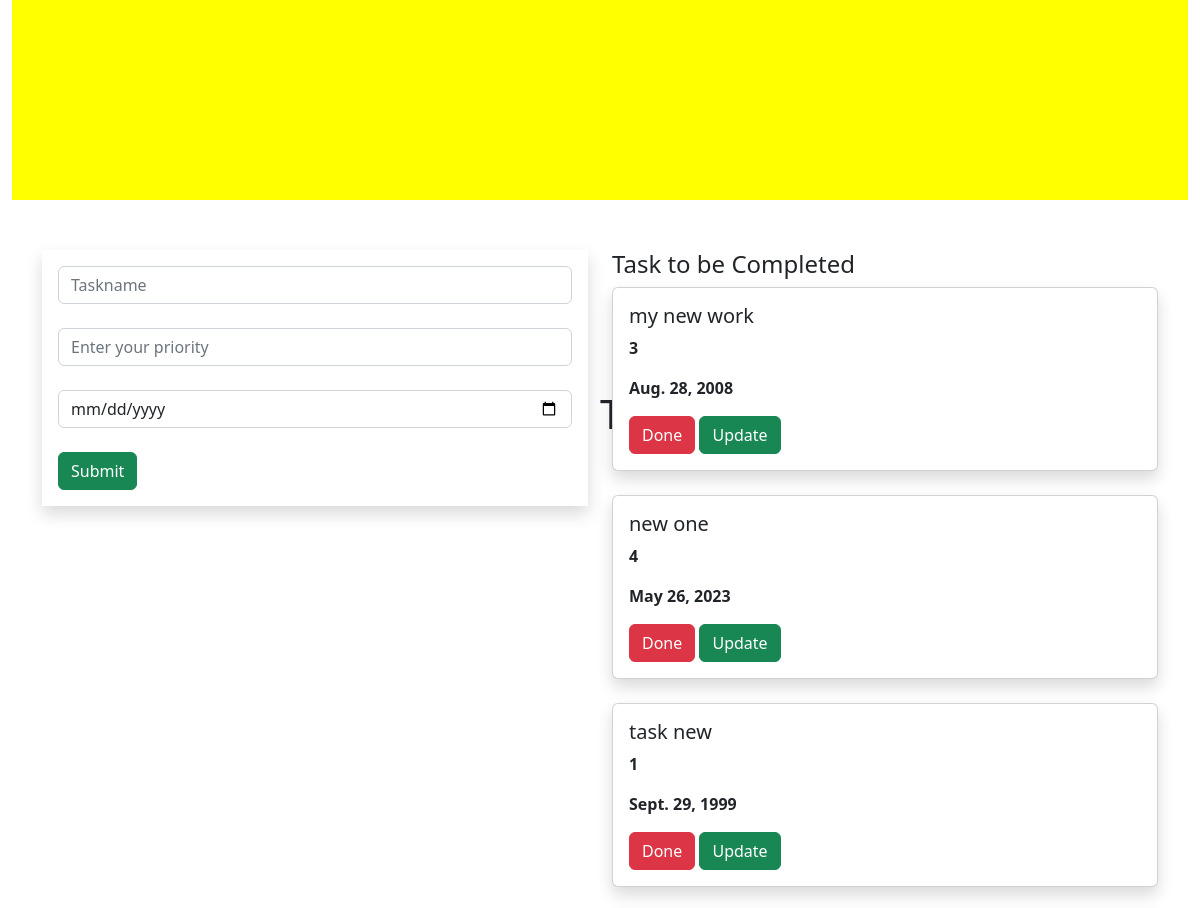
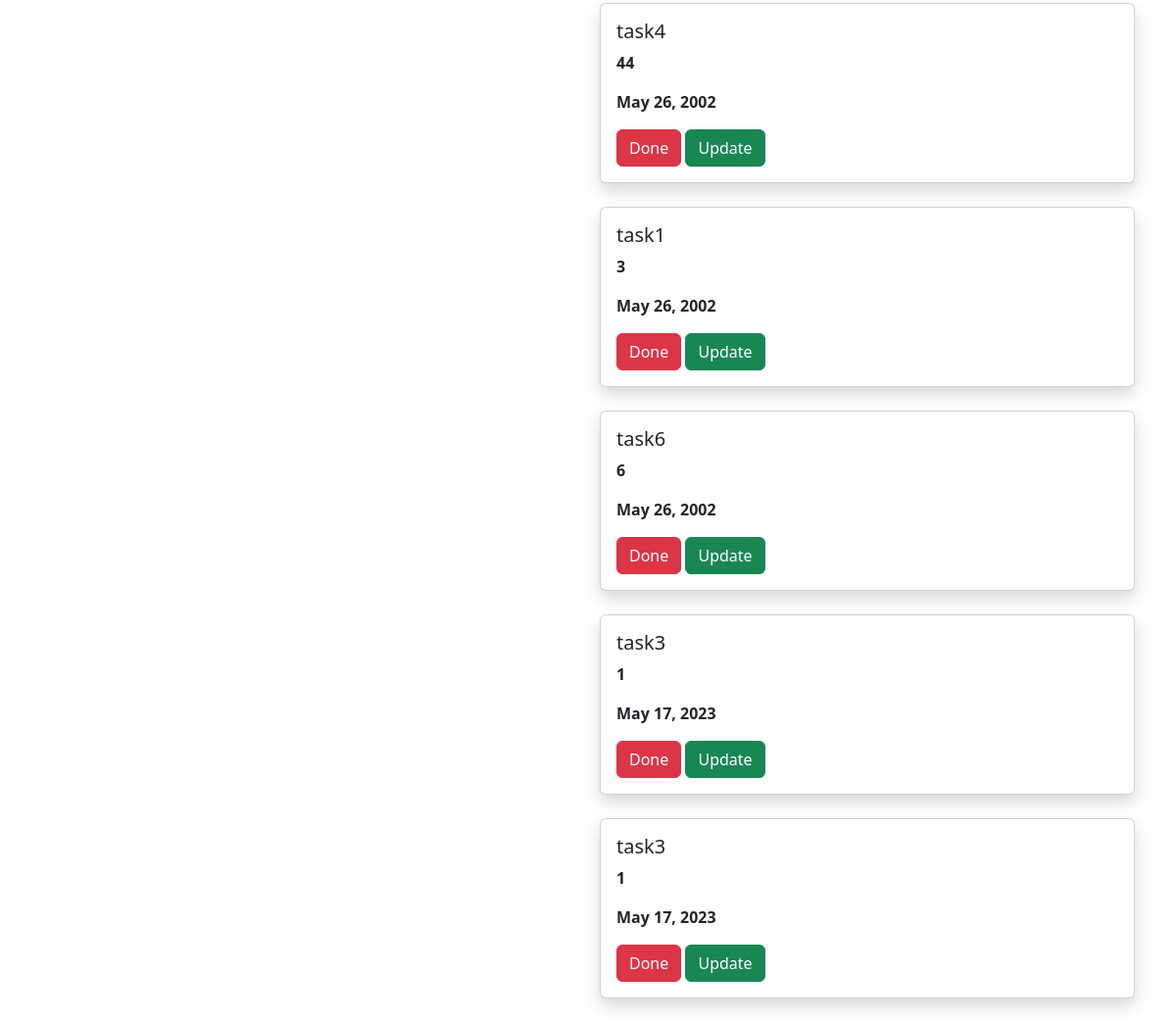
The page / on the database its author committed (2 pictures, top to bottom).
### todooapp/models.py (models this page shows, shortened)
class Task(models.Model):
    name=models.CharField(max_length=250)
    priority=models.IntegerField()
    date=models.DateField()

### todooapp/views.py (the view)
# urls.py: path('', views.home, name='home'),
def home(request):
    task1 = Task.objects.all()
    if request.method=='POST':
        name=request.POST.get('task','')
        priority = request.POST.get('priority','')
        date=request.POST.get('date','')
        task=Task(name=name,priority=priority,date=date)
        task.save()
    return render(request,'home.html',{'task1':task1})

### templates/home.html (shortened to what this page needs)
{% extends 'base.html'%}
{% block content %}
<div  class="container-fluid">
     <div class="row">
         <div class="col-md-12">
             <div class="banner">
                 <div class="banner-text">
                     <h1>ToDo</h1>
                 </div>
             </div>
         </div>
     </div>
</div>
<div class="container">
    <div class="row">
        <div class="col-md-6">
        <form method="POST" class="p-3 shadow">
            <div class="form-group">
     <input type="text"  class="form-control" name="task" placeholder="Taskname">
</div>
       <br>
<div class="form-group">
     <input type="text"  class="form-control" name="priority" placeholder="Enter your priority">
</div>
            <br>
            <div class="form-group">
     <input type="Date"  class="form-control" name="date" placeholder="Enter your Date">
</div>
            <br>
    <input type="submit" class="btn btn-success">
            </form>
            <br>
    </div>
    <div class="col-md-6">
        <h4> Task to be Completed</h4>
        {% for i in task1 %}
        <div class=" p-3 shadow card">
            <div class="card=body">
                <h5 class="card-tittle">{{i.name}}</h5>
                <p><b>{{i.priority}}</b></p>
                <p><b>{{i.date}}</b></p>
                <a class="btn btn-danger" href="{% url 'todooapp:delete' i.id %}">Done</a>
                <a class="btn btn-success" href="{% url 'todooapp:update' i.id %}">Update</a>
            </div>
        </div>
        <br>
        {% endfor %}
    </div>
</div>
</div>
{% endblock %}

### templates/base.html (shortened to what this page needs)
{% load static %}
<!DOCTYPE html>
<html lang="en">
<head>
<link rel="stylesheet" href="https://cdn.jsdelivr.net/npm/bootstrap@5.2.3/dist/css/bootstrap.min.css">
<link rel="stylesheet" href="{% static 'style.css'%}">
</head>
<body>
{% block content %}
{% endblock %}
</body>
</html>

### static/style.css (style rules this page uses)
.banner { background-color: yellow; width :100%; height:200px; margin-bottom:50px; }
.banner-text { top:20%; left:50%; position: absolute; transform:transform; }

### rows shown on the page
Task: name "my new work", priority "3", date "Aug. 28, 2008"
Task: name "new one", priority "4", date "May 26, 2023"
Task: name "task new", priority "1", date "Sept. 29, 1999"
Task: name "task4", priority "44", date "May 26, 2002"
Task: name "task1", priority "3", date "May 26, 2002"
Task: name "task6", priority "6", date "May 26, 2002"
Task: name "task3", priority "1", date "May 17, 2023"
Task: name "task3", priority "1", date "May 17, 2023"
